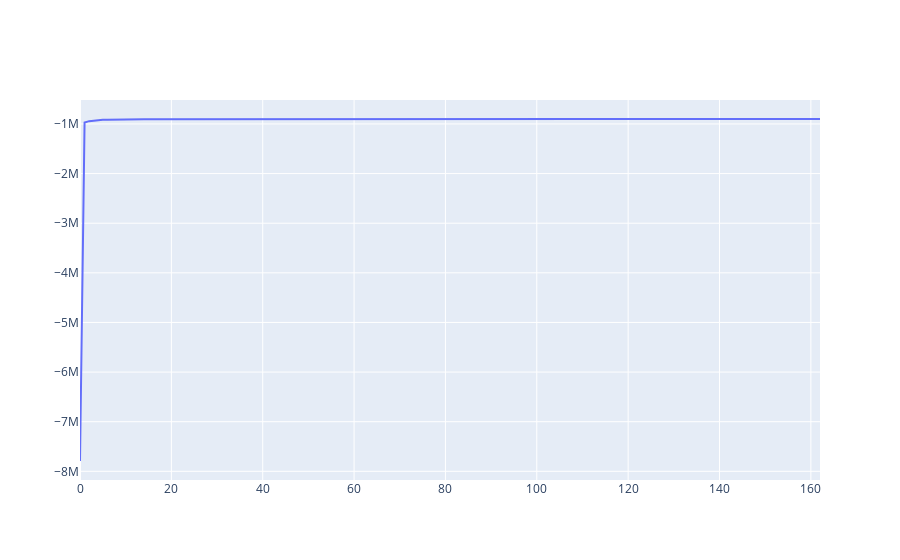
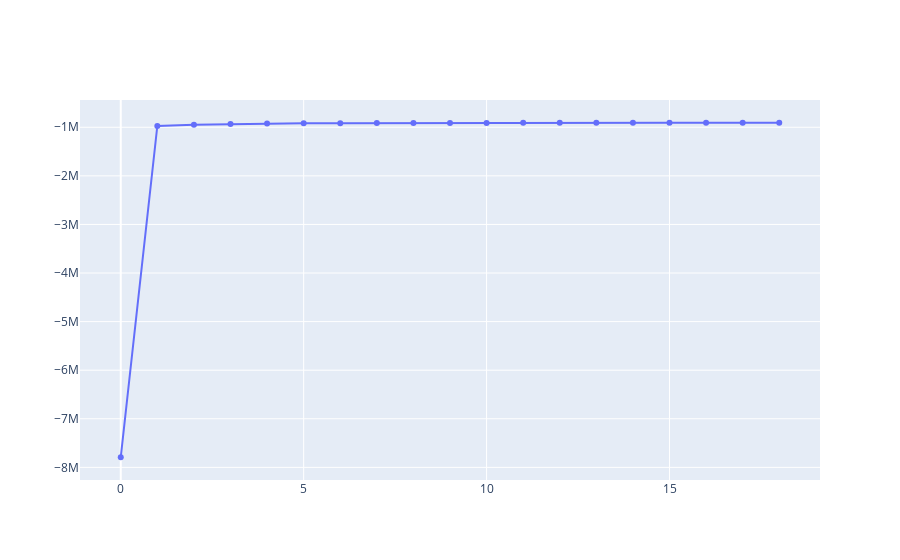

The notebook cell saved with these charts, in order:
### Code cell
import plotly.graph_objects as go

p_plot = go.Figure(data=go.Scatter(x=[k for k in range(len(log_likelihoods_20_p))], y=np.sum(log_likelihoods_20_p, axis=1)))
n_plot = go.Figure(data=go.Scatter(x=[k for k in range(len(log_likelihoods_20))], y=np.sum(log_likelihoods_20, axis=1)))
p_plot.show()
n_plot.show()

### Figure 1 — Plotly figure (JSON) as saved in the notebook; plotly's stock layout.template omitted (floating-point values rounded to 4 significant figures; data arrays with more than 128 entries replaced by an {"elided": "..."} marker saying what was removed)
{"data": [{"type": "scatter", "x": {"elided": "163 int values"}, "y": {"elided": "163 float values"}}], "layout": {}}

### Figure 2 — Plotly figure (JSON) as saved in the notebook; plotly's stock layout.template omitted (floating-point values rounded to 4 significant figures)
{"data": [{"type": "scatter", "x": [0, 1, 2, 3, 4, 5, 6, 7, 8, 9, 10, 11, 12, 13, 14, 15, 16, 17, 18], "y": [-7792000.0, -973500.0, -945400.0, -931900.0, -923700.0, -919300.0, -916100.0, -913500.0, -911800.0, -910500.0, -909400.0, -908600.0, -908000.0, -907600.0, -907400.0, -907200.0, -907000.0, -906900.0, -906800.0]}], "layout": {}}
